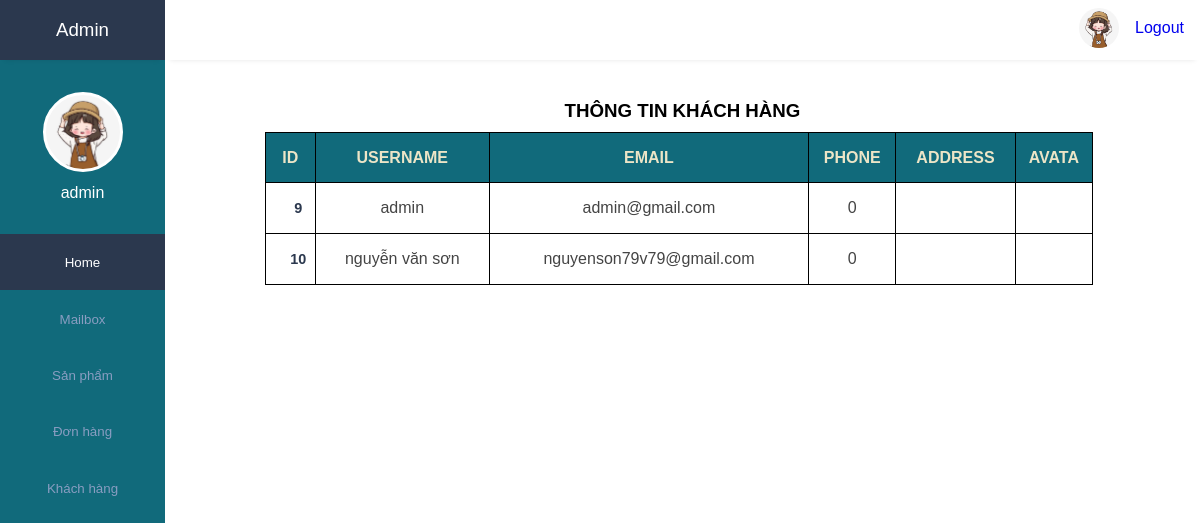
/admin/index.php?act=qltaikhoan (signed in), run on an earlier commit of the app's database.
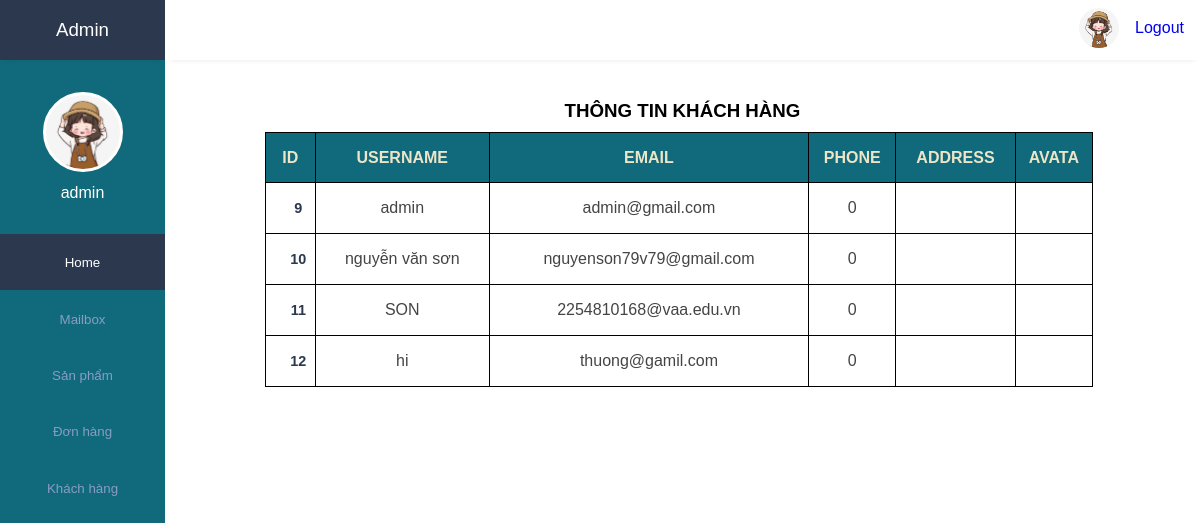
And on a later commit of the database.
### tables this page shows
CREATE TABLE `users` (
  `id` int(20) NOT NULL,
  `username` varchar(100) NOT NULL,
  `email` varchar(100) NOT NULL,
  `phone` int(10) NOT NULL,
  `address` varchar(50) NOT NULL,
  `password` varchar(100) NOT NULL,
  `user_type` varchar(20) NOT NULL DEFAULT 'user',
  `image` varchar(100) NOT NULL
);

### admin/view/qltaikhoan.php (the view, shortened to what this page needs)
<body>
    <main class="qltk">
        <h3 align="center" >THÔNG TIN KHÁCH HÀNG</h3>
        <table align="center" cellpadding=0 cellspacing=0>
            <tr>
                <th>ID</th>
                <th>USERNAME</th>
                <th>EMAIL</th>
                <th>PHONE</th>
                <th>ADDRESS</th>
                <th>AVATA</th>
            </tr>
            <?php
                $conn = mysqli_connect("localhost","root","","dbtrangsuc");
                $sql = "SELECT * FROM users";
                $result=mysqli_query($conn,$sql);
                while($row=mysqli_fetch_assoc($result)){
                    $id = $row['id'];
                    $username = $row['username'];
                    $email = $row['email'];
                    $img = $row['image'];
                    $address = $row['address'];
                    $phone = $row['phone'];
            ?>
            <tr>
                <td><?php echo $id ?></td>
                <td><?php echo $username ?></td>
                <td><?php echo $email ?></td>
                <td><?php echo $phone?></td>
                <td><?php echo $address?></td>
                <td><?php echo $img ?></td>
            </tr>
            <?php } ?>
        </table>
    </main>
</body>

### admin/view/header.php (shortened to what this page needs)
<!DOCTYPE html>
<html lang="en">
<head>
    <link rel="stylesheet" href="../public/css/admin.css">
    <link rel="stylesheet" href="https://maxst.icons8.com/vue-static/landings/line-awesome/line-awesome/1.3.0/css/line-awesome.min.css">
</head>
<body>
    <div class="sidebar">
        <div class="side-header">
            <h3>A<span>dmin</span></h3>
        </div>
        <div class="side-content">
            <div class="profile">
                <a href="../admin/index.php?act=profile"><div class="profile-img bg-img" style="background-image: url(../public/img/avata.png)"></div></a>
                <h4><?php echo $_SESSION['admin_name'] ?></h4>
            </div>
            <div class="side-menu">
                <ul>
                    <li>
                       <a href="../admin/index.php" class="active">
                            <small>Home</small>
                        </a>
                    </li>
                    <li>
                       <a href="../admin/index.php?act=mailbox">
                            <small>Mailbox</small>
                        </a>
                    </li>
                    <li>
                       <a href="../admin/index.php?act=qlsanpham">
                            <small>Sản phẩm</small>
                        </a>
                    </li>
                    <li>
                       <a href="../admin/index.php?act=qldonhang">
                            <small>Đơn hàng</small>
                        </a>
                    </li>
                    <li>
                       <a href="../admin/index.php?act=qltaikhoan">
                            <small>Khách hàng</small>
                        </a>
                    </li>
                </ul>
            </div>
        </div>
    </div>
    <div class="main-content">
        <header>
            <div class="header-content">
                <div class="header-menu">
                    <div class="user">
                        <div class="bg-img" style="background-image: url(../public/img/avata.png)"></div>
                        <a href="../index.php?act=thoat">Logout</a>
                    </div>
                </div>
            </div>
        </header>

### admin/index.php (shortened to what this page needs)
<?php
    include "../admin/view/header.php";
    if(isset($_GET['act'])){
        switch ($_GET['act']) {
            case 'qltaikhoan':
                include "../admin/view/qltaikhoan.php";
                break;
        }
    } else{
        include "view/home.php";
    }
?>

### public/css/admin.css (style rules this page uses)
:root { --main-color: #2B384E; --color-dark: #116A7B; --text-grey: #B0B0B0; }
* { margin: 0; padding: 0; text-decoration: none; list-style-type: none; box-sizing: border-box; font-family: 'Merriweather', sans-serif; }
.sidebar { position: fixed; height: 100%; width: 165px; left: 0; bottom: 0; top: 0; z-index: 100; background: var(--color-dark); transition: left 300ms; }
.side-header { box-shadow: 0px 5px 5px -5px rgb(0 0 0 /10%); background: var(--main-color); height: 60px; display: flex; justify-content: center; align-items: center; }
.side-header h3, side-head span { color: white; font-weight: 400; }
.side-content { height: calc(100vh - 60px); overflow: auto; }
.profile { text-align: center; padding: 2rem 0rem; }
.bg-img { background-repeat: no-repeat; background-size: cover; border-radius: 50%; background-size: cover; }
.profile-img { height: 80px; width: 80px; display: inline-block; margin: 0 auto .5rem auto; border: 3px solid white; }
.profile h4 { color: #fff; font-weight: 500; }
.sidebar { overflow-y: auto; }
.side-menu ul { text-align: center; }
.side-menu a { display: block; padding: 1.2rem 0rem; }
.side-menu a.active { background: #2B384E; }
.side-menu a.active span, .side-menu a.active small { color: #fff; }
.side-menu a span, .side-menu a small { color: #899DC1; }
.main-content { margin-left: 165px; width: calc(100% - 165px); transition: margin-left 300ms; }
header { position: fixed; right: 0; top: 0; left: 165px; z-index: 100; height: 60px; box-shadow: 0px 5px 5px -5px rgb(0 0 0 /10%); background: #fff; transition: left 300ms; }
.header-content, .header-menu { display: flex; align-items: center; }
.header-content { justify-content: space-between; padding: 0rem 1rem; }
.header-menu { justify-content: flex-end; padding-top: .5rem; }
.user { display: flex; align-items: center; }
.user div, .client-img { height: 40px; width: 40px; margin-right: 1rem; }
main { margin-top: 60px; }
table { border-collapse: collapse; }
table tbody td { padding: 1rem 0rem; color: #444; }
table tbody td:first-child { padding-left: 1rem; color: var(--main-color); font-weight: 600; font-size: .9rem; }
table tbody tr { border-bottom: 1px solid #dee2e8; }

### admin/view/qltaikhoan.php (style rules this page uses)
.qltk { margin-top: 100px; font-family: 'Roboto', sans-serif; }
.qltk table { width: 80%; border: 1px solid black; margin: 10px 0px 0px 100px; }
.qltk table th { border: 1px solid black; height: 50px; background-color: #116A7B; color: #ECE5C7; }
.qltk table td { text-align: center; border: 1px solid black; height: 50px; }

What changed in the data, as far as the page shows it:
added users: id "11", username "SON", email "2254810168@vaa.edu.vn", phone "0"
added users: id "12", username "hi", email "thuong@gamil.com", phone "0"
